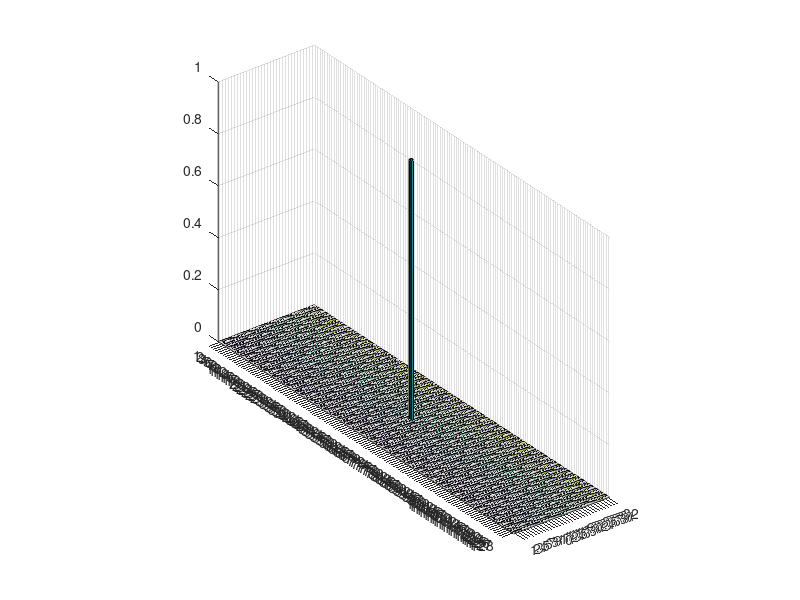
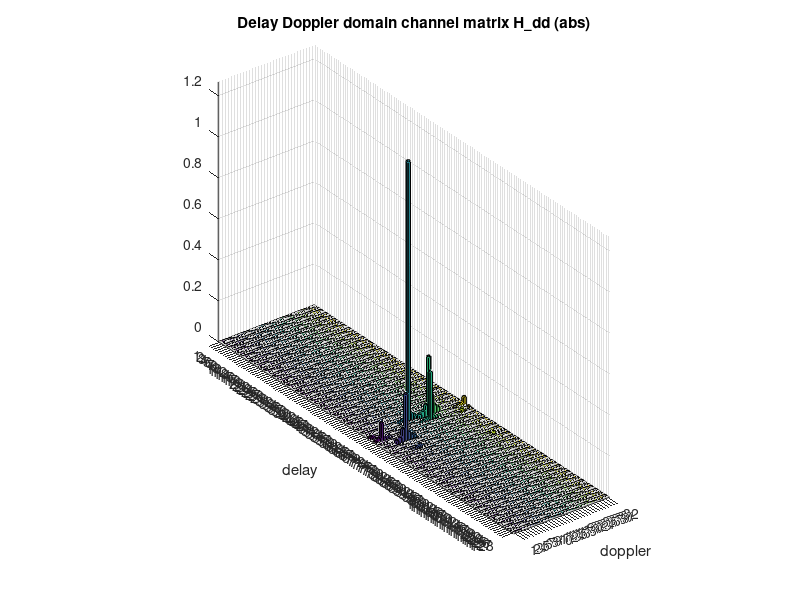

Here is the MATLAB script that generated these plots, in order:
clc, clear all
M = 128;
N = 32;
MN = M*N;
delta_f = 15e3;            % 15kHz
T = 1/delta_f;             % Block Duration
fc = 4e9;
delay_tap = [0,1,2,3,4,5,8,13,19];
tap = length(delay_tap);
%% Delay and channel coefficient
delay = delay_tap/(M*delta_f);
delay_pow_prof = [0, -1.5, -1.4, -3.6, -0.6, -9.1, -7.0, -12.0, -16.9];
lin_pow_prof = 10.^(delay_pow_prof/10);
lin_pow_prof = lin_pow_prof/sum(lin_pow_prof);
chan_coef = sqrt(lin_pow_prof).*(sqrt(1/2) * (randn(1,tap)+1i*randn(1,tap)));
%% Doppler shift
max_speed = 500;           % 500 km/h
v = max_speed*(1000/3600);
max_doppler = (v*fc)/(299792458);
doppler = max_doppler*cos(2*pi*rand(1,tap));
doppler_inx = doppler/(N*T); % Doppler taps using Jake's spectrum
%doppler_inx = [1.1, 2.3, -4.6, -3.8];
int_doppler_inx = round(doppler_inx);                  % Integer Doppler
frac_doppler_inx = doppler_inx-int_doppler_inx;        % Fractional Doppler

X  = zeros(M, N);
H  = zeros(M, N);

X(M/2, N/2) = 1;

Ni = 3;
for l = 0:M-1
    for k = 0:N-1
        for i = 1:tap
            for q =  -Ni:Ni
                beta = (exp(-1i*2*pi*(-q-frac_doppler_inx(i)))-1)/(exp(-1i*2*pi/N*(-q-frac_doppler_inx(i)))-1);
                if l>=delay_tap(i) && l<M
                H(l+1, k+1) = H(l+1,k+1)+ chan_coef(i)*exp(-1i*2*pi*(delay_tap(i))*doppler(i))...
                * 1/N*(beta)...
                * X(mod(l-delay_tap(i), M)+1, mod(k-int_doppler_inx(i)+q, N)+1);
                else
                H(l+1, k+1) = H(l+1,k+1)+ chan_coef(i)*exp(-1i*2*pi*(delay_tap(i))*doppler(i))...
                * 1/N*(beta-1)*exp(-1i*2*pi*mod((k+1-int_doppler_inx(i)+q),N))...
                * X(mod(l-delay_tap(i), M)+1, mod(k-int_doppler_inx(i)+q, N)+1);

                end
            end
        
        end
    end
end
figure; bar3(abs(X));
figure; bar3(abs(H)); title('Delay Doppler domain channel matrix H\_dd (abs)'); xlabel('doppler'); ylabel('delay');
